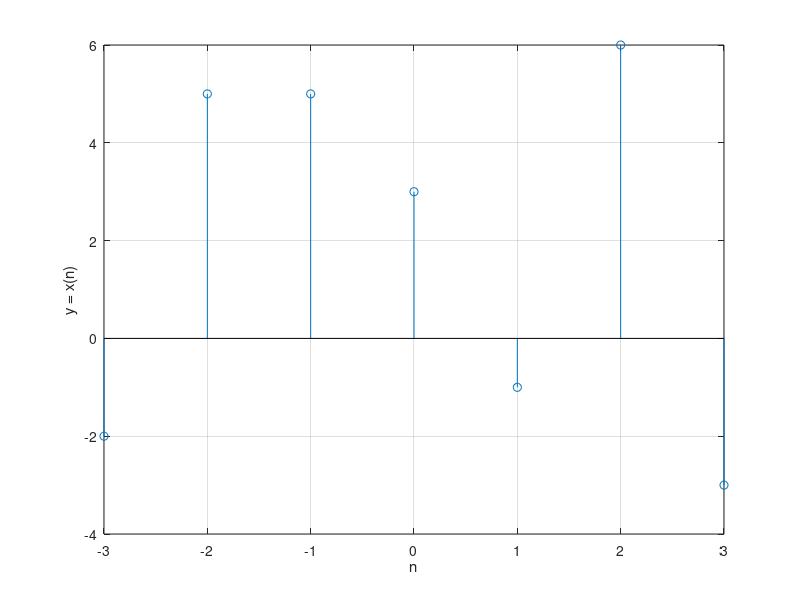

Recreate this plot in MATLAB.
% 1. Plot the sequence {-2, 5, 5, 3, -1, 6, -3}. where n = 0 is y = 3
y = [-2 5 5 3 -1 6 -3]
x = [-3:3]

stem(x,y)

xlabel('n')

ylabel('y = x(n)')

grid on 